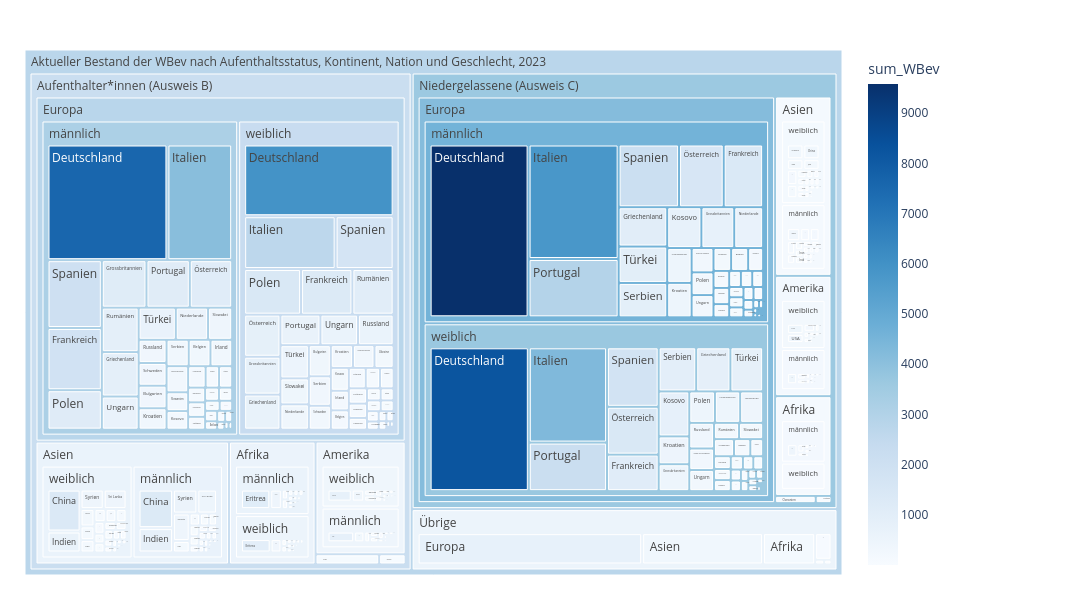

Notebook code for this chart:
### Code cell
myTitle="Aktueller Bestand der WBev nach Aufenthaltsstatus, Kontinent, Nation und Geschlecht, "+data_max_date

fig = px.treemap(myTreemapAgg.reset_index().query('sum_WBev > 0'), path=[px.Constant(myTitle)
                                                   ,'AufArt2AggLang_noDM', 'KontinentLang', 'SexLang', 'NationHistLang']
                 , values='sum_WBev'
                 , color='sum_WBev'
                 ## bei discrete scales (bei Klassen und Strings):                 
                 #, color_discrete_map={'(?)':'lightgrey','EVP':'gold', 'SP':'#FF3030', 'PdA':'#EE3B3B', 'Grüne':'#A2CD5A','GLP':'#CAFF70','Die Mitte':'orange','FDP':'#104E8B','AL':'deeppink','SVP':'forestgreen', 'FL ZÜRI':'#8B864E','Volt':'#lightblue' }                
                 ## bei continuous scales (bei Zahlenwerten):
                , color_continuous_scale='Blues'
                #, color_continuous_midpoint=np.average(df['AnzBestWir'], weights=df['AnzBestWir'])  
                 ,height=600
                 ,width=1200                 
                )
fig.update_traces(root_color="grey")
fig.update_layout(margin = dict(t=50, l=25, r=250, b=25))
fig.show()

### Figure 1 — Plotly figure (JSON) as saved in the notebook; plotly's stock layout.template omitted (floating-point values rounded to 4 significant figures; data arrays with more than 128 entries replaced by an {"elided": "..."} marker saying what was removed)
{"data": [{"branchvalues": "total", "customdata": {"elided": "889x1 float values"}, "domain": {"x": [0, 1], "y": [0, 1]}, "hovertemplate": "labels=%{label}<br>sum_WBev_sum=%{value}<br>parent=%{parent}<br>id=%{id}<br>sum_WBev=%{color}<extra></extra>", "ids": {"elided": "889 str values"}, "labels": {"elided": "889 str values"}, "marker": {"coloraxis": "coloraxis", "colors": {"elided": "889 float values"}}, "name": "", "parents": {"elided": "889 str values"}, "root": {"color": "grey"}, "type": "treemap", "values": {"elided": "889 int values"}}], "layout": {"coloraxis": {"colorbar": {"title": {"text": "sum_WBev"}}, "colorscale": [[0, "rgb(247,251,255)"], [0.125, "rgb(222,235,247)"], [0.25, "rgb(198,219,239)"], [0.375, "rgb(158,202,225)"], [0.5, "rgb(107,174,214)"], [0.625, "rgb(66,146,198)"], [0.75, "rgb(33,113,181)"], [0.875, "rgb(8,81,156)"], [1, "rgb(8,48,107)"]]}, "height": 600, "legend": {"tracegroupgap": 0}, "margin": {"b": 25, "l": 25, "r": 250, "t": 50}, "width": 1200}}
